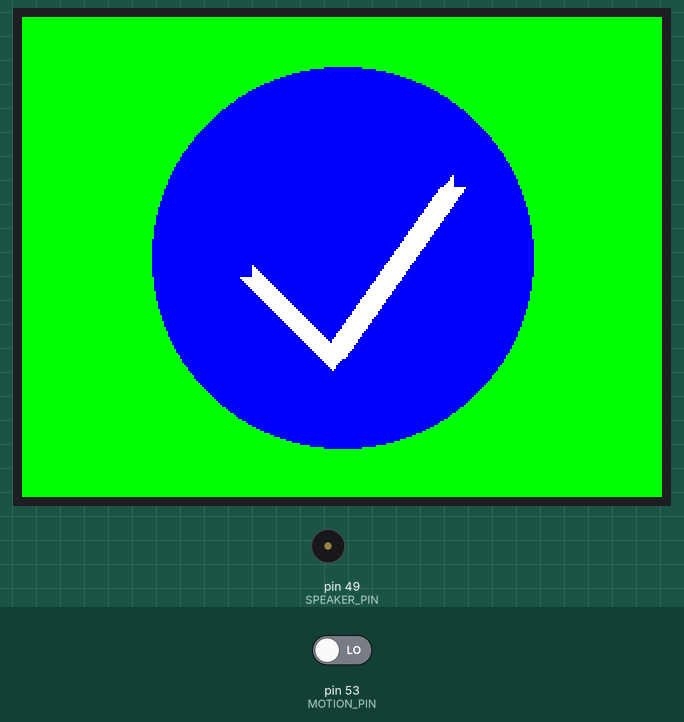
A sketch run on a simulated Arduino Mega 2560, built with avr-gcc and run on an emulated ATmega2560. On the bench: 320×240 colour display, buzzer (waves = sounding). The inputs (shaded band) are chosen by the test bench; at power-on: pin 53 (MOTION_PIN) LOW. What the sketch prints to the serial monitor is not drawn.

Above: at 1.4 s.
1.5 s: pin 53 (MOTION_PIN) driven HIGH
At 2.9 s:
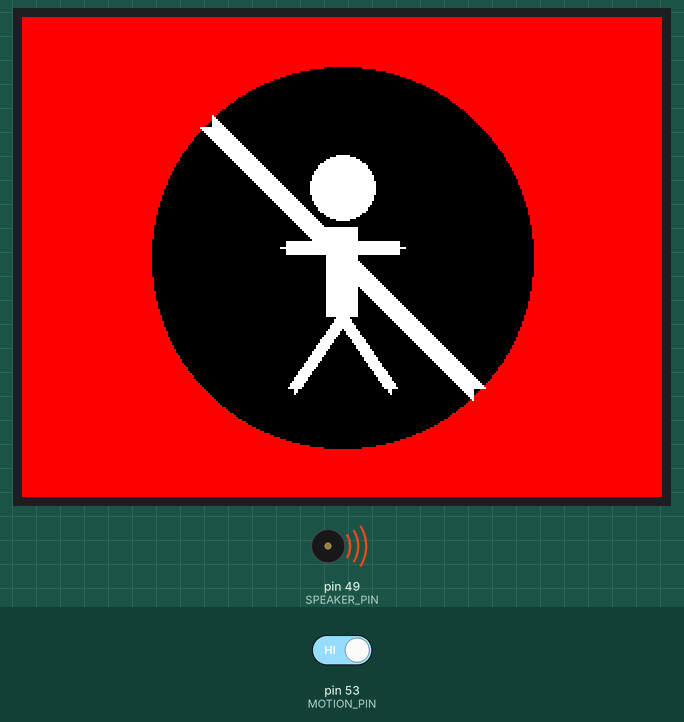
3.2 s: pin 53 (MOTION_PIN) driven LOW
At 4.9 s:
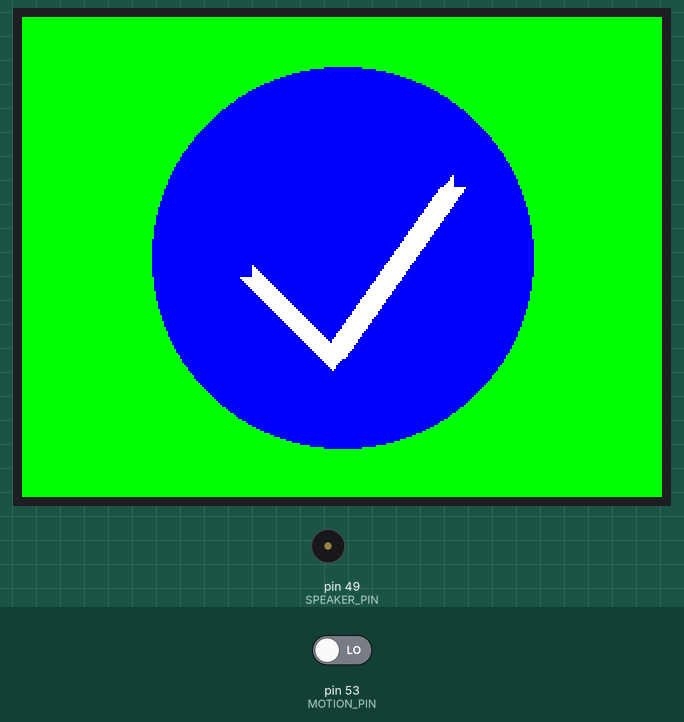
Timing chart, 0 to 6.4 s (numbered marks = the images above; inputs shaded):
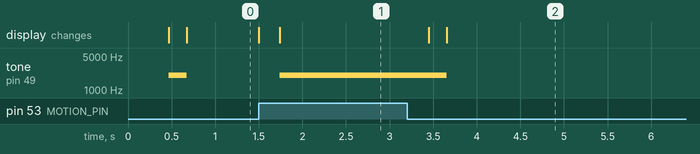

The sketch:

MotionSensor.ino
```cpp
#include <Adafruit_GFX.h>
#include <MCUFRIEND_kbv.h>

MCUFRIEND_kbv tft;

#define MOTION_PIN 53
#define SPEAKER_PIN 49

#define BLACK 0x0000
#define WHITE 0xFFFF
#define RED 0xF800
#define GREEN 0x07E0
#define BLUE 0x001F

int displayedMotionState = -1;

unsigned long lastMotionSeenTime = 0;
const unsigned long motionHoldTime = 250;

void setup() {
  Serial.begin(9600);

  pinMode(MOTION_PIN, INPUT);
  pinMode(SPEAKER_PIN, OUTPUT);

  uint16_t ID = tft.readID();

  tft.begin(ID);
  tft.setRotation(1);
  tft.fillScreen(BLACK);
}

void loop() {
  int sensorValue = digitalRead(MOTION_PIN);

  bool rawMotion = (sensorValue == HIGH);

  if (rawMotion) {
    lastMotionSeenTime = millis();
  }

  bool motionNow = (millis() - lastMotionSeenTime < motionHoldTime);

  if ((int)motionNow != displayedMotionState) {
    displayedMotionState = motionNow;

    if (motionNow) {
      showMotionSymbol();
      tone(SPEAKER_PIN, 2000);
      Serial.println("Motion detected");
    } else {
      showNoMotionSymbol();
      noTone(SPEAKER_PIN);
      Serial.println("No motion");
    }
  }
}

void showNoMotionSymbol() {
  tft.fillScreen(GREEN);

  int cx = tft.width() / 2;
  int cy = tft.height() / 2;
  int r = 95;

  tft.fillCircle(cx, cy, r, BLUE);

  drawThickLine(cx - 45, cy + 10, cx - 5, cy + 50, WHITE, 6);
  drawThickLine(cx - 5, cy + 50, cx + 55, cy - 35, WHITE, 6);
}

void showMotionSymbol() {
  tft.fillScreen(RED);

  int cx = tft.width() / 2;
  int cy = tft.height() / 2;
  int r = 95;

  tft.fillCircle(cx, cy, r, BLACK);

  drawPersonIcon(cx, cy, WHITE);

  drawThickLine(cx - 65, cy - 65, cx + 65, cy + 65, WHITE, 6);
}

void drawPersonIcon(int cx, int cy, uint16_t color) {
  tft.fillCircle(cx, cy - 35, 16, color);

  tft.fillRect(cx - 8, cy - 15, 16, 45, color);

  drawThickLine(cx - 28, cy - 5, cx + 28, cy - 5, color, 3);

  drawThickLine(cx, cy + 30, cx - 24, cy + 65, color, 3);
  drawThickLine(cx, cy + 30, cx + 24, cy + 65, color, 3);
}

void drawThickLine(int x1, int y1, int x2, int y2, uint16_t color, int thickness) {
  for (int i = -thickness; i <= thickness; i++) {
    tft.drawLine(x1 + i, y1, x2 + i, y2, color);
    tft.drawLine(x1, y1 + i, x2, y2 + i, color);
  }
}
```

Measured:
- after the input at 1.5 s, tone on pin 49 (SPEAKER_PIN): silent → 2000 Hz after 0.24 s; the display: first changes at once (image 1 shows a later state)
- after the input at 3.2 s, tone on pin 49 (SPEAKER_PIN): 2000 Hz → silent after 0.46 s; the display: first changes after 0.25 s (image 2 shows a later state)
